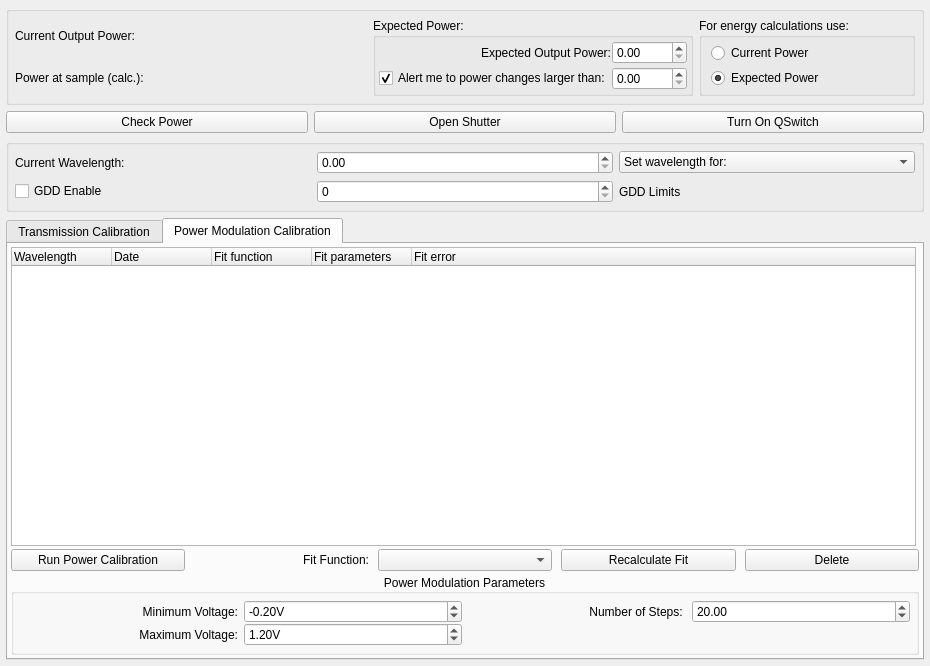
<?xml version="1.0" encoding="UTF-8"?>
<ui version="4.0">
 <class>Form</class>
 <widget class="QWidget" name="Form">
  <property name="geometry">
   <rect>
    <x>0</x>
    <y>0</y>
    <width>930</width>
    <height>666</height>
   </rect>
  </property>
  <property name="windowTitle">
   <string>Form</string>
  </property>
  <layout class="QGridLayout" name="gridLayout">
   <property name="margin">
    <number>6</number>
   </property>
   <item row="0" column="1" colspan="3">
    <widget class="QGroupBox" name="powerGroup">
     <property name="title">
      <string/>
     </property>
     <layout class="QGridLayout" name="gridLayout_4">
      <property name="margin">
       <number>6</number>
      </property>
      <item row="0" column="5" rowspan="2">
       <widget class="QGroupBox" name="energyCalcGroup">
        <property name="title">
         <string>For energy calculations use:</string>
        </property>
        <layout class="QVBoxLayout" name="verticalLayout">
         <property name="spacing">
          <number>0</number>
         </property>
         <property name="topMargin">
          <number>0</number>
         </property>
         <property name="rightMargin">
          <number>0</number>
         </property>
         <property name="bottomMargin">
          <number>0</number>
         </property>
         <item>
          <widget class="QRadioButton" name="currentPowerRadio">
           <property name="text">
            <string>Current Power</string>
           </property>
          </widget>
         </item>
         <item>
          <widget class="QRadioButton" name="expectedPowerRadio">
           <property name="text">
            <string>Expected Power</string>
           </property>
           <property name="checked">
            <bool>true</bool>
           </property>
          </widget>
         </item>
        </layout>
       </widget>
      </item>
      <item row="0" column="0">
       <widget class="QLabel" name="label_4">
        <property name="sizePolicy">
         <sizepolicy hsizetype="Fixed" vsizetype="Preferred">
          <horstretch>0</horstretch>
          <verstretch>0</verstretch>
         </sizepolicy>
        </property>
        <property name="text">
         <string>Current Output Power:</string>
        </property>
       </widget>
      </item>
      <item row="0" column="1">
       <widget class="QLabel" name="outputPowerLabel">
        <property name="font">
         <font>
          <pointsize>12</pointsize>
          <weight>75</weight>
          <bold>true</bold>
         </font>
        </property>
        <property name="text">
         <string/>
        </property>
       </widget>
      </item>
      <item row="1" column="1">
       <widget class="QLabel" name="samplePowerLabel">
        <property name="font">
         <font>
          <pointsize>11</pointsize>
          <weight>50</weight>
          <bold>false</bold>
         </font>
        </property>
        <property name="text">
         <string/>
        </property>
       </widget>
      </item>
      <item row="1" column="0">
       <widget class="QLabel" name="label_8">
        <property name="text">
         <string>Power at sample (calc.):</string>
        </property>
       </widget>
      </item>
      <item row="0" column="2" rowspan="2">
       <widget class="QGroupBox" name="expectedPowerGroup">
        <property name="title">
         <string>Expected Power:</string>
        </property>
        <layout class="QGridLayout" name="gridLayout_9">
         <property name="horizontalSpacing">
          <number>1</number>
         </property>
         <property name="verticalSpacing">
          <number>3</number>
         </property>
         <property name="margin">
          <number>3</number>
         </property>
         <item row="0" column="0">
          <widget class="QLabel" name="label_5">
           <property name="text">
            <string>Expected Output Power:</string>
           </property>
           <property name="alignment">
            <set>Qt::AlignRight|Qt::AlignTrailing|Qt::AlignVCenter</set>
           </property>
          </widget>
         </item>
         <item row="0" column="1">
          <widget class="SpinBox" name="expectedPowerSpin">
           <property name="minimumSize">
            <size>
             <width>75</width>
             <height>0</height>
            </size>
           </property>
          </widget>
         </item>
         <item row="1" column="0">
          <widget class="QCheckBox" name="powerAlertCheck">
           <property name="text">
            <string>Alert me to power changes larger than:</string>
           </property>
           <property name="checked">
            <bool>true</bool>
           </property>
          </widget>
         </item>
         <item row="1" column="1">
          <widget class="SpinBox" name="toleranceSpin">
           <property name="minimumSize">
            <size>
             <width>75</width>
             <height>0</height>
            </size>
           </property>
          </widget>
         </item>
        </layout>
       </widget>
      </item>
     </layout>
    </widget>
   </item>
   <item row="2" column="3">
    <widget class="QPushButton" name="qSwitchBtn">
     <property name="text">
      <string>Turn On QSwitch</string>
     </property>
     <property name="checkable">
      <bool>true</bool>
     </property>
    </widget>
   </item>
   <item row="2" column="2">
    <widget class="QPushButton" name="shutterBtn">
     <property name="text">
      <string>Open Shutter</string>
     </property>
     <property name="checkable">
      <bool>true</bool>
     </property>
    </widget>
   </item>
   <item row="2" column="1">
    <widget class="QPushButton" name="checkPowerBtn">
     <property name="text">
      <string>Check Power</string>
     </property>
    </widget>
   </item>
   <item row="3" column="1" colspan="3">
    <widget class="QGroupBox" name="wavelengthGroup">
     <property name="title">
      <string/>
     </property>
     <layout class="QGridLayout" name="gridLayout_5" columnstretch="0,0,0">
      <property name="margin">
       <number>6</number>
      </property>
      <item row="0" column="0">
       <widget class="QLabel" name="label_7">
        <property name="text">
         <string>Current Wavelength: </string>
        </property>
       </widget>
      </item>
      <item row="0" column="1">
       <widget class="SpinBox" name="wavelengthSpin">
        <property name="suffix">
         <string/>
        </property>
       </widget>
      </item>
      <item row="0" column="2">
       <widget class="QComboBox" name="wavelengthCombo">
        <item>
         <property name="text">
          <string>Set wavelength for:</string>
         </property>
        </item>
       </widget>
      </item>
      <item row="1" column="0">
       <widget class="QCheckBox" name="GDDEnableCheck">
        <property name="text">
         <string>GDD Enable</string>
        </property>
       </widget>
      </item>
      <item row="1" column="1">
       <widget class="QSpinBox" name="GDDSpin">
        <property name="maximum">
         <number>32000</number>
        </property>
       </widget>
      </item>
      <item row="1" column="2">
       <widget class="QLabel" name="GDDLimits">
        <property name="text">
         <string>GDD Limits</string>
        </property>
       </widget>
      </item>
     </layout>
    </widget>
   </item>
   <item row="4" column="1" colspan="3">
    <widget class="QTabWidget" name="tabWidget">
     <property name="currentIndex">
      <number>1</number>
     </property>
     <widget class="QWidget" name="transmissionTab">
      <attribute name="title">
       <string>Transmission Calibration</string>
      </attribute>
      <layout class="QGridLayout" name="gridLayout_10">
       <item row="1" column="0">
        <widget class="QPushButton" name="calibrateBtn">
         <property name="text">
          <string>Calibrate Transmission</string>
         </property>
        </widget>
       </item>
       <item row="1" column="1">
        <widget class="QPushButton" name="deleteBtn">
         <property name="text">
          <string>Delete</string>
         </property>
        </widget>
       </item>
       <item row="0" column="0" colspan="2">
        <widget class="QTreeWidget" name="calibrationList">
         <property name="font">
          <font>
           <pointsize>8</pointsize>
           <weight>50</weight>
           <bold>false</bold>
          </font>
         </property>
         <property name="rootIsDecorated">
          <bool>false</bool>
         </property>
         <property name="itemsExpandable">
          <bool>false</bool>
         </property>
         <attribute name="headerStretchLastSection">
          <bool>true</bool>
         </attribute>
         <column>
          <property name="text">
           <string>Optics</string>
          </property>
         </column>
         <column>
          <property name="text">
           <string>Wavelength</string>
          </property>
         </column>
         <column>
          <property name="text">
           <string>Transmission</string>
          </property>
         </column>
         <column>
          <property name="text">
           <string>Power at Sample</string>
          </property>
         </column>
         <column>
          <property name="text">
           <string>Date</string>
          </property>
         </column>
        </widget>
       </item>
       <item row="2" column="0" colspan="2">
        <widget class="QGroupBox" name="groupBox">
         <property name="title">
          <string>Transmission Calibration Parameters</string>
         </property>
         <property name="alignment">
          <set>Qt::AlignCenter</set>
         </property>
         <layout class="QGridLayout" name="gridLayout_2" columnstretch="0,1,0,0,0">
          <property name="margin">
           <number>3</number>
          </property>
          <property name="spacing">
           <number>3</number>
          </property>
          <item row="4" column="0">
           <widget class="QLabel" name="label_12">
            <property name="text">
             <string>Channel:</string>
            </property>
            <property name="alignment">
             <set>Qt::AlignRight|Qt::AlignTrailing|Qt::AlignVCenter</set>
            </property>
           </widget>
          </item>
          <item row="4" column="2">
           <widget class="QLabel" name="label">
            <property name="text">
             <string>Settling Duration:</string>
            </property>
            <property name="alignment">
             <set>Qt::AlignRight|Qt::AlignTrailing|Qt::AlignVCenter</set>
            </property>
           </widget>
          </item>
          <item row="3" column="0">
           <widget class="QLabel" name="label_3">
            <property name="text">
             <string>Power Meter:</string>
            </property>
            <property name="alignment">
             <set>Qt::AlignRight|Qt::AlignTrailing|Qt::AlignVCenter</set>
            </property>
           </widget>
          </item>
          <item row="3" column="2">
           <widget class="QLabel" name="scanLabel">
            <property name="text">
             <string>Measurement Duration</string>
            </property>
            <property name="alignment">
             <set>Qt::AlignRight|Qt::AlignTrailing|Qt::AlignVCenter</set>
            </property>
           </widget>
          </item>
          <item row="3" column="1">
           <widget class="InterfaceCombo" name="meterCombo"/>
          </item>
          <item row="3" column="4">
           <widget class="SpinBox" name="measurementSpin">
            <property name="sizePolicy">
             <sizepolicy hsizetype="Minimum" vsizetype="Fixed">
              <horstretch>1</horstretch>
              <verstretch>0</verstretch>
             </sizepolicy>
            </property>
            <property name="suffix">
             <string> s</string>
            </property>
            <property name="minimum">
             <double>0.000000000000000</double>
            </property>
            <property name="maximum">
             <double>100.000000000000000</double>
            </property>
            <property name="value">
             <double>1.000000000000000</double>
            </property>
           </widget>
          </item>
          <item row="4" column="1">
           <widget class="QComboBox" name="channelCombo"/>
          </item>
          <item row="4" column="4">
           <widget class="SpinBox" name="settlingSpin">
            <property name="sizePolicy">
             <sizepolicy hsizetype="Minimum" vsizetype="Fixed">
              <horstretch>2</horstretch>
              <verstretch>0</verstretch>
             </sizepolicy>
            </property>
            <property name="toolTip">
             <string>Specify the time it takes for the selected power meter to settle on a value.</string>
            </property>
           </widget>
          </item>
          <item row="2" column="2">
           <widget class="QLabel" name="powerToUseLabel">
            <property name="text">
             <string>Power to Use:</string>
            </property>
            <property name="alignment">
             <set>Qt::AlignRight|Qt::AlignTrailing|Qt::AlignVCenter</set>
            </property>
           </widget>
          </item>
          <item row="2" column="0">
           <widget class="QLabel" name="label_2">
            <property name="text">
             <string>Power Indicator:</string>
            </property>
           </widget>
          </item>
          <item row="2" column="1">
           <widget class="QLabel" name="powerIndicatorLabel">
            <property name="text">
             <string/>
            </property>
           </widget>
          </item>
          <item row="2" column="4">
           <widget class="SpinBox" name="powerToUseSpin"/>
          </item>
         </layout>
        </widget>
       </item>
      </layout>
     </widget>
     <widget class="QWidget" name="powerModTab">
      <attribute name="title">
       <string>Power Modulation Calibration</string>
      </attribute>
      <layout class="QGridLayout" name="gridLayout_3">
       <property name="margin">
        <number>3</number>
       </property>
       <property name="spacing">
        <number>3</number>
       </property>
       <item row="0" column="0">
        <widget class="QTreeWidget" name="powerCalibrationTree">
         <column>
          <property name="text">
           <string>Wavelength</string>
          </property>
         </column>
         <column>
          <property name="text">
           <string>Date</string>
          </property>
         </column>
         <column>
          <property name="text">
           <string>Fit function</string>
          </property>
         </column>
         <column>
          <property name="text">
           <string>Fit parameters</string>
          </property>
         </column>
         <column>
          <property name="text">
           <string>Fit error</string>
          </property>
         </column>
        </widget>
       </item>
       <item row="0" column="1">
        <widget class="PlotWidget" name="powerPlot" native="true"/>
       </item>
       <item row="1" column="0" colspan="2">
        <layout class="QHBoxLayout" name="horizontalLayout">
         <property name="spacing">
          <number>9</number>
         </property>
         <item>
          <widget class="QPushButton" name="calibratePowerBtn">
           <property name="text">
            <string>Run Power Calibration</string>
           </property>
          </widget>
         </item>
         <item>
          <widget class="QLabel" name="label_6">
           <property name="text">
            <string>Fit Function:</string>
           </property>
           <property name="alignment">
            <set>Qt::AlignRight|Qt::AlignTrailing|Qt::AlignVCenter</set>
           </property>
          </widget>
         </item>
         <item>
          <widget class="ComboBox" name="fitFunctionCombo"/>
         </item>
         <item>
          <widget class="QPushButton" name="recalculateFitBtn">
           <property name="text">
            <string>Recalculate Fit</string>
           </property>
          </widget>
         </item>
         <item>
          <widget class="QPushButton" name="deletePowerBtn">
           <property name="text">
            <string>Delete</string>
           </property>
          </widget>
         </item>
        </layout>
       </item>
       <item row="2" column="0" colspan="2">
        <widget class="QGroupBox" name="powerModGroup">
         <property name="title">
          <string>Power Modulation Parameters</string>
         </property>
         <property name="alignment">
          <set>Qt::AlignCenter</set>
         </property>
         <layout class="QGridLayout" name="gridLayout_8">
          <property name="margin">
           <number>6</number>
          </property>
          <item row="1" column="0">
           <layout class="QGridLayout" name="gridLayout_7">
            <property name="verticalSpacing">
             <number>0</number>
            </property>
            <item row="0" column="0">
             <widget class="QLabel" name="label_9">
              <property name="text">
               <string>Minimum Voltage:</string>
              </property>
              <property name="alignment">
               <set>Qt::AlignRight|Qt::AlignTrailing|Qt::AlignVCenter</set>
              </property>
             </widget>
            </item>
            <item row="0" column="1">
             <widget class="SpinBox" name="minVSpin">
              <property name="suffix">
               <string>V</string>
              </property>
              <property name="minimum">
               <double>-99.000000000000000</double>
              </property>
              <property name="singleStep">
               <double>0.010000000000000</double>
              </property>
              <property name="value">
               <double>-0.200000000000000</double>
              </property>
             </widget>
            </item>
            <item row="0" column="2">
             <widget class="QLabel" name="label_11">
              <property name="text">
               <string>Number of Steps: </string>
              </property>
              <property name="alignment">
               <set>Qt::AlignRight|Qt::AlignTrailing|Qt::AlignVCenter</set>
              </property>
             </widget>
            </item>
            <item row="0" column="3">
             <widget class="SpinBox" name="stepsSpin">
              <property name="minimum">
               <double>10.000000000000000</double>
              </property>
              <property name="maximum">
               <double>1000.000000000000000</double>
              </property>
              <property name="value">
               <double>20.000000000000000</double>
              </property>
             </widget>
            </item>
            <item row="2" column="0">
             <widget class="QLabel" name="label_10">
              <property name="text">
               <string>Maximum Voltage:</string>
              </property>
              <property name="alignment">
               <set>Qt::AlignRight|Qt::AlignTrailing|Qt::AlignVCenter</set>
              </property>
             </widget>
            </item>
            <item row="2" column="1">
             <widget class="SpinBox" name="maxVSpin">
              <property name="suffix">
               <string>V</string>
              </property>
              <property name="singleStep">
               <double>0.010000000000000</double>
              </property>
              <property name="value">
               <double>1.200000000000000</double>
              </property>
             </widget>
            </item>
           </layout>
          </item>
         </layout>
        </widget>
       </item>
      </layout>
     </widget>
    </widget>
   </item>
  </layout>
 </widget>
 <customwidgets>
  <customwidget>
   <class>SpinBox</class>
   <extends>QDoubleSpinBox</extends>
   <header>acq4.pyqtgraph</header>
  </customwidget>
  <customwidget>
   <class>InterfaceCombo</class>
   <extends>QComboBox</extends>
   <header>acq4.util.InterfaceCombo</header>
  </customwidget>
  <customwidget>
   <class>PlotWidget</class>
   <extends>QWidget</extends>
   <header>acq4.pyqtgraph</header>
   <container>1</container>
  </customwidget>
  <customwidget>
   <class>ComboBox</class>
   <extends>QComboBox</extends>
   <header>acq4.pyqtgraph</header>
  </customwidget>
 </customwidgets>
 <resources/>
 <connections/>
</ui>
